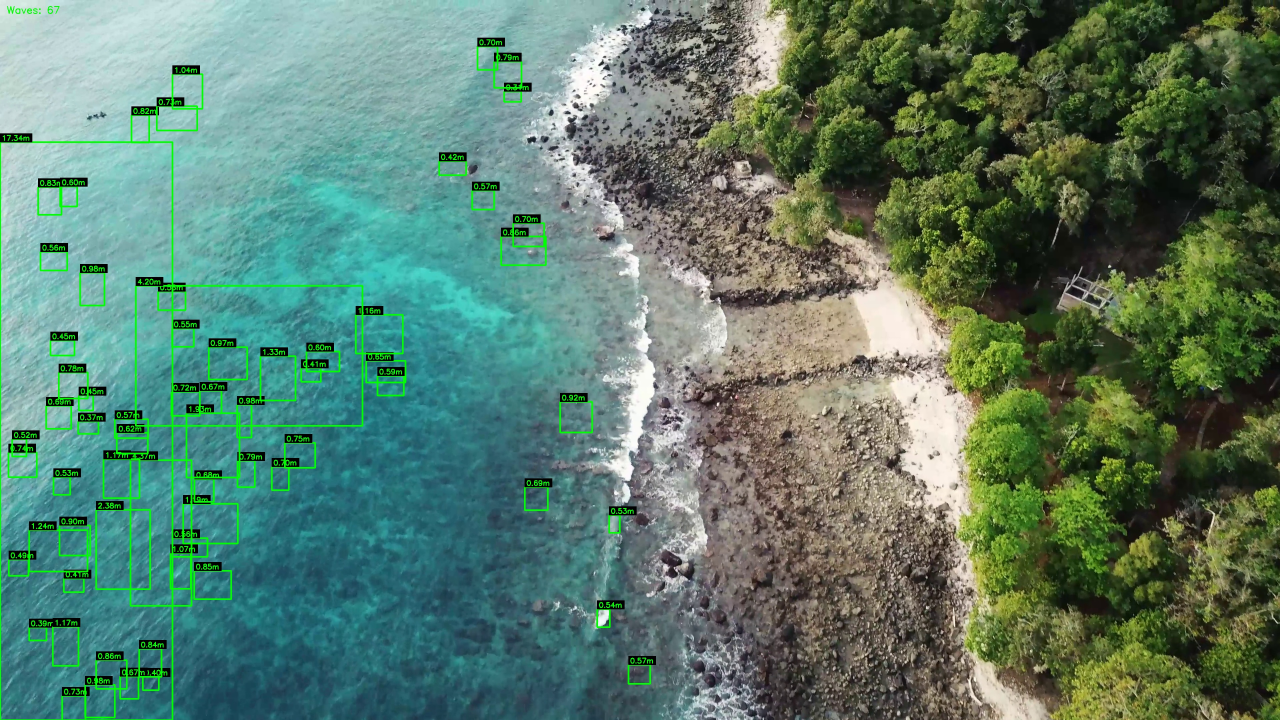
#> input picture frame_135.jpg, 3840 x 2160 px (shown at 1/3 size)
$ python -i video_wave_processor.py   (imports and definitions only)
#> lines starting #> are read from the running program, lines starting #| are printed output that depends on the picture; after the words box and inside, x2 and y2 are one past the last pixel; in counts of white or black regions, pixels touching at a corner belong together
#> further down, picture is the input picture: shape (2160, 3840, 3); mean B, G, R 106.2, 123.8, 90.4
import cv2
import numpy as np
import matplotlib.pyplot as plt
import pyodbc
import os
from datetime import datetime
import logging
import sys

# Set up logging
# [8 lines not run here, left out]

# [12 lines left out: function check_dependencies, not called in this run]

def is_blue_background(frame, x, y, w, h, threshold=0.2):
    """Check if the region has predominantly blue background with improved color detection"""
    # Extract the region around the contour with padding
    pad = 30  # Increased padding to better analyze surrounding area
    y_start = max(0, y-pad)
    y_end = min(frame.shape[0], y+h+pad)
    x_start = max(0, x-pad)
    x_end = min(frame.shape[1], x+w+pad)

    region = frame[y_start:y_end, x_start:x_end]

    if region.size == 0:
        return False

    # Convert to HSV color space for better color detection
    hsv = cv2.cvtColor(region, cv2.COLOR_BGR2HSV)

    # Define broader blue color range in HSV
    lower_blue = np.array([90, 50, 50])   # Adjusted for more permissive blue detection
    upper_blue = np.array([140, 255, 255])

    # Create mask for blue pixels
    blue_mask = cv2.inRange(hsv, lower_blue, upper_blue)

    # Calculate percentage of blue pixels
    blue_percentage = np.sum(blue_mask > 0) / blue_mask.size

    return blue_percentage > threshold

def analyze_frame(frame):
    """Analyze a single frame using enhanced wave detection logic"""
    try:
        # Convert to grayscale
        gray = cv2.cvtColor(frame, cv2.COLOR_BGR2GRAY)
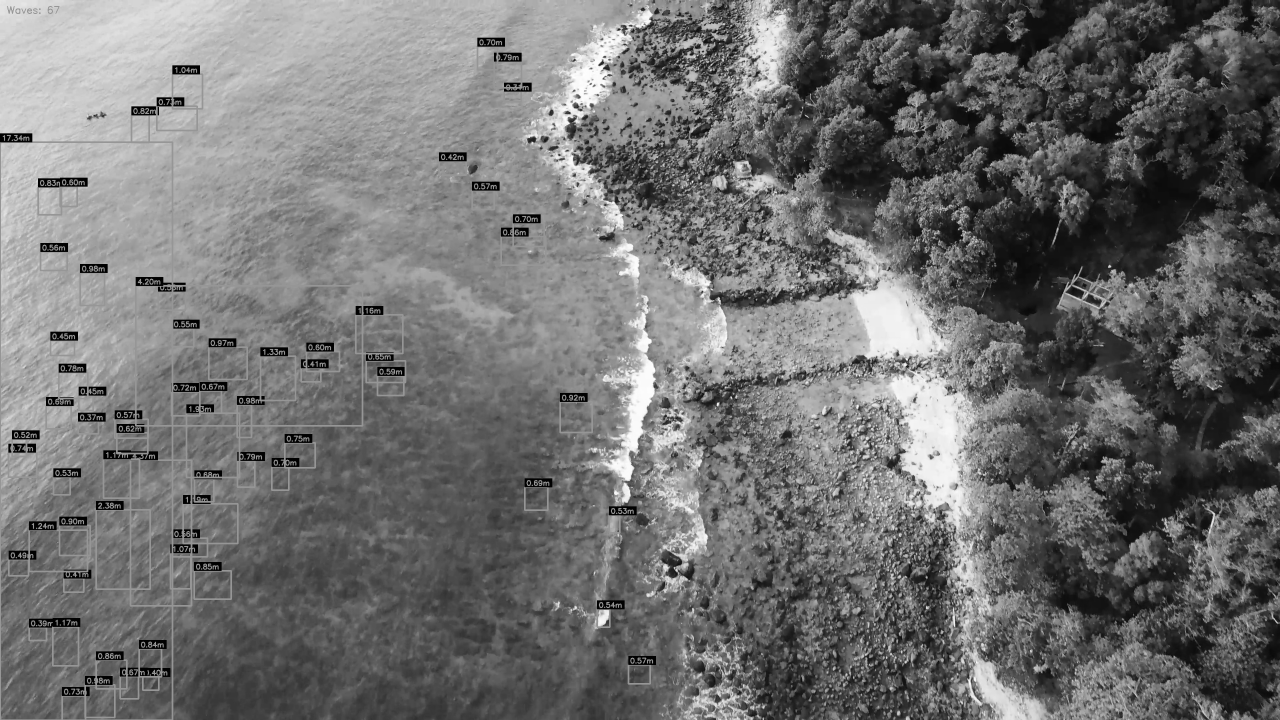
#> gray: shape (2160, 3840) (shown at 1/3 size); min 0, max 255, mean 111.8

        # Apply adaptive thresholding instead of global thresholding
        binary = cv2.adaptiveThreshold(
            gray,
            255,
            cv2.ADAPTIVE_THRESH_GAUSSIAN_C,
            cv2.THRESH_BINARY_INV,
            21,  # Block size
            5    # C constant
        )
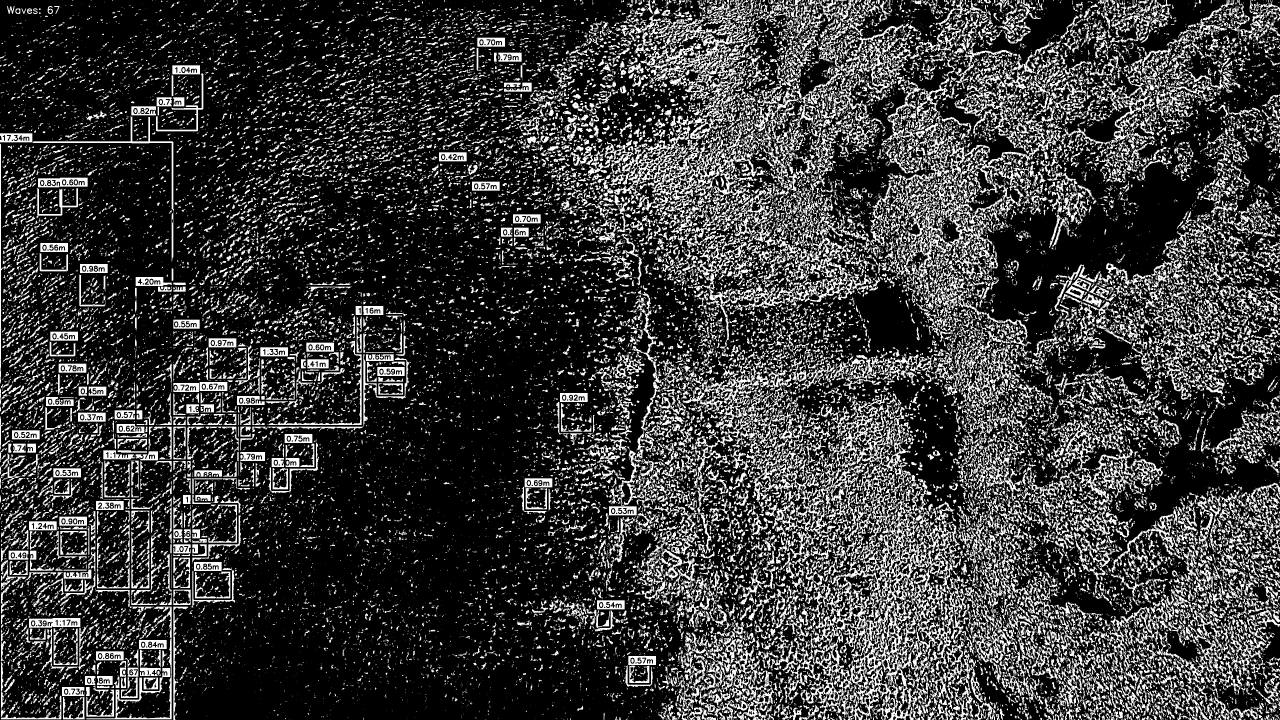
#> binary: shape (2160, 3840) (shown at 1/3 size); 23.2% white; 40410 white regions (28952 under 20 px)

        # Apply Gaussian blur to reduce noise
        blurred = cv2.GaussianBlur(binary, (5, 5), 0)

        # Morphological operations with adjusted kernel size
        kernel = np.ones((7, 7), np.uint8)  # Increased kernel size
        binary = cv2.morphologyEx(blurred, cv2.MORPH_OPEN, kernel)
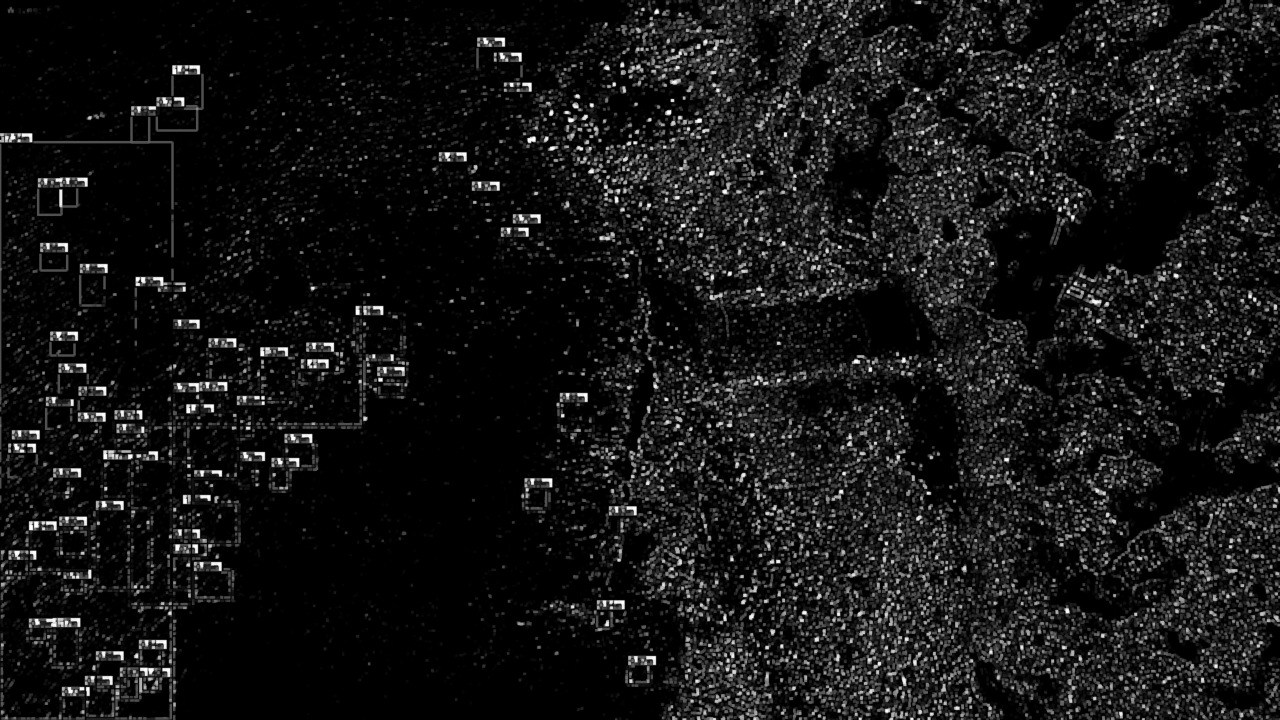
#> binary: shape (2160, 3840) (shown at 1/3 size); min 0, max 255, mean 21.1
        binary = cv2.morphologyEx(binary, cv2.MORPH_CLOSE, kernel)

        # Find contours with hierarchy to better handle nested contours
        contours, hierarchy = cv2.findContours(binary, cv2.RETR_TREE, cv2.CHAIN_APPROX_SIMPLE)
#> contours = 3341 contours, 2 with area under 20; largest, box (x1, y1, x2, y2) and area: (596, 0, 3840, 2160) 4567896, (0, 181, 1247, 2160) 1059842, (2957, 303, 3676, 1058) 182464, (2431, 838, 2804, 1072) 47430, (2666, 1135, 2913, 1578) 46394

        # Store all wave measurements
        wave_measurements = []
        annotated_frame = frame.copy()

        min_contour_area = 1000  # Minimum area to be considered a wave
        max_contour_area = frame.shape[0] * frame.shape[1] * 0.5  # Max 50% of frame
#> max_contour_area = 4147200

        for i, contour in enumerate(contours):
            # Filter out very small or very large contours
            area = cv2.contourArea(contour)
            if area < min_contour_area or area > max_contour_area:
                continue

            # Get bounding rectangle
            x, y, w, h = cv2.boundingRect(contour)

            # Aspect ratio check - waves are typically taller than they are wide
            aspect_ratio = h / w
            if aspect_ratio < 0.5:  # Skip if too wide relative to height
                continue

            # Check if this contour has a blue background
            if not is_blue_background(frame, x, y, w, h):
                continue

            # Calculate wave metrics
            height_pixels = h

            # Convert to meters (assuming calibration of 100 pixels = 1 meter)
            # This should be calibrated based on known reference objects
            pixel_to_meter_ratio = 1.0 / 100
            height_meters = height_pixels * pixel_to_meter_ratio

            # Draw thicker rectangle and measurements on the frame
            cv2.rectangle(annotated_frame, (x, y), (x+w, y+h), (0, 255, 0), 3)  # Increased thickness

            # Add background rectangle for text
            text = f"{height_meters:.2f}m"
            text_size = cv2.getTextSize(text, cv2.FONT_HERSHEY_SIMPLEX, 0.7, 2)[0]
            cv2.rectangle(annotated_frame,
                         (x, y-text_size[1]-10),
                         (x+text_size[0]+10, y),
                         (0, 0, 0),
                         -1)  # Filled rectangle

            # Draw text with outline for better visibility
            cv2.putText(annotated_frame, text,
                       (x+5, y-5),
                       cv2.FONT_HERSHEY_SIMPLEX,
                       0.7,
                       (0, 255, 0),
                       2)

            # Store measurement with additional metrics
            wave_measurements.append({
                'height_meters': height_meters,
                'height_pixels': height_pixels,
                'x': x,
                'y': y,
                'width': w,
                'area_pixels': area,
                'aspect_ratio': aspect_ratio
            })
#> this loop made 3341 passes
#> area on passes 1, 3, 7: 39.5, 189, 86
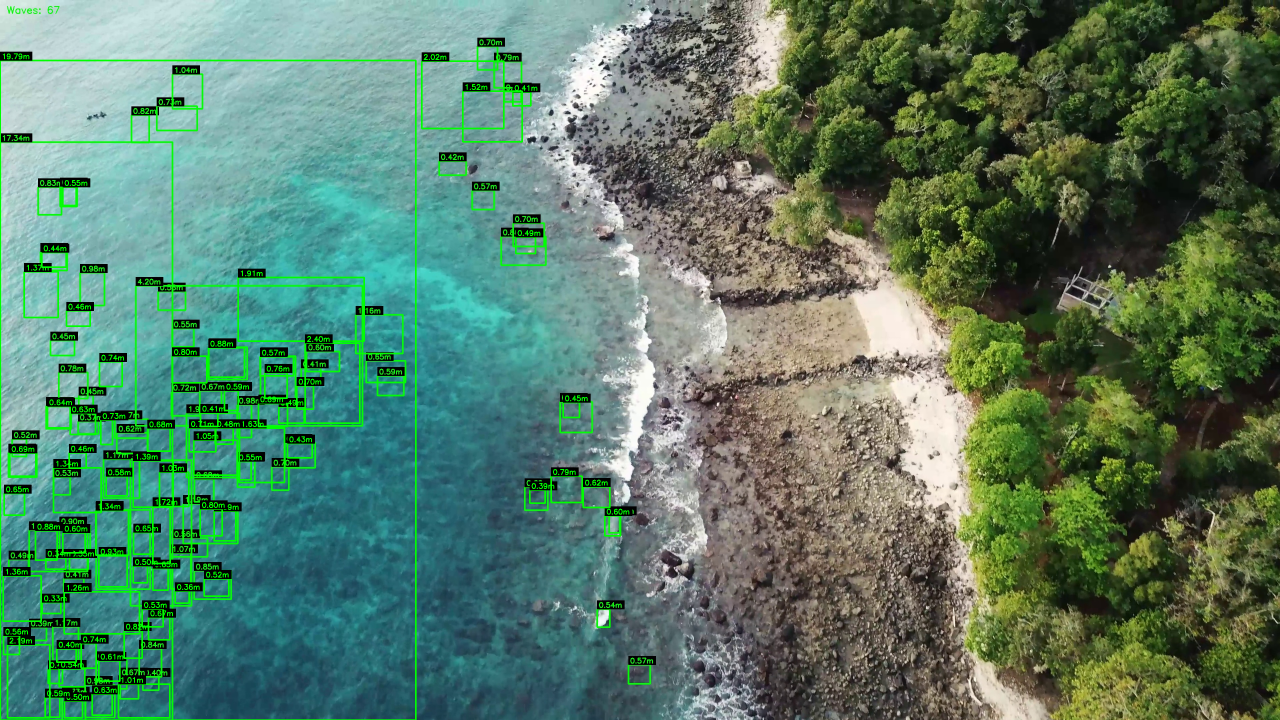
#> annotated_frame: shape (2160, 3840, 3) (shown at 1/3 size); mean B, G, R 102.4, 123.9, 88.4
#> after the loop, wave_measurements = 74 items

        # Add wave count to frame
        count_text = f"Waves: {len(wave_measurements)}"
#> count_text = 'Waves: 74'
        cv2.putText(annotated_frame, count_text,
                   (20, 40),
                   cv2.FONT_HERSHEY_SIMPLEX,
                   1.0,
                   (0, 255, 0),
                   2)

        return wave_measurements, annotated_frame

    except Exception as e:
        logging.error(f"Error in analyze_frame: {str(e)}")
        raise

# [177 lines left out: functions process_video, steal_frames, not called in this run]

# [38 lines not run here, left out]

>>> import cv2
>>> picture = cv2.imread('frame_135.jpg')
>>> result = analyze_frame(picture)
